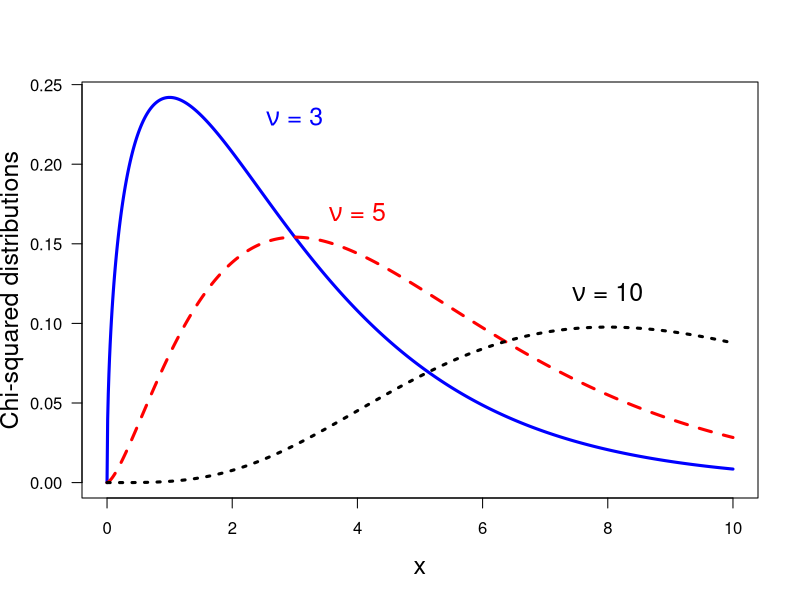

Generate this figure with R:
print('file: PDsPDFs-chi-squared-PDFs.R')
# chi-squared PDF
x = seq(0.0,10,0.01)
chisq3 = dchisq(x,3); chisq5 = dchisq(x,5); chisq10 = dchisq(x,10)
# png('chi-squaredBook160143R.png',width=16,height=12,units='cm',res=300)
plot(x,chisq3,type='l',col='blue',xlab='x',ylab='Chi-squared distributions',
     lwd=3,las=1,cex.lab=1.5)
lines(x,chisq5,col='red',lwd=3,lty=2)
lines(x,chisq10,col='black',lwd=3,lty=3)
text(3,0.23,expression(paste(nu,' = 3')),col='blue',cex=1.5)
text(4,0.17,expression(paste(nu,' = 5')),col='red',cex=1.5)
text(8,0.12,expression(paste(nu,' = 10')),col='black',cex=1.5)
# dev.off()